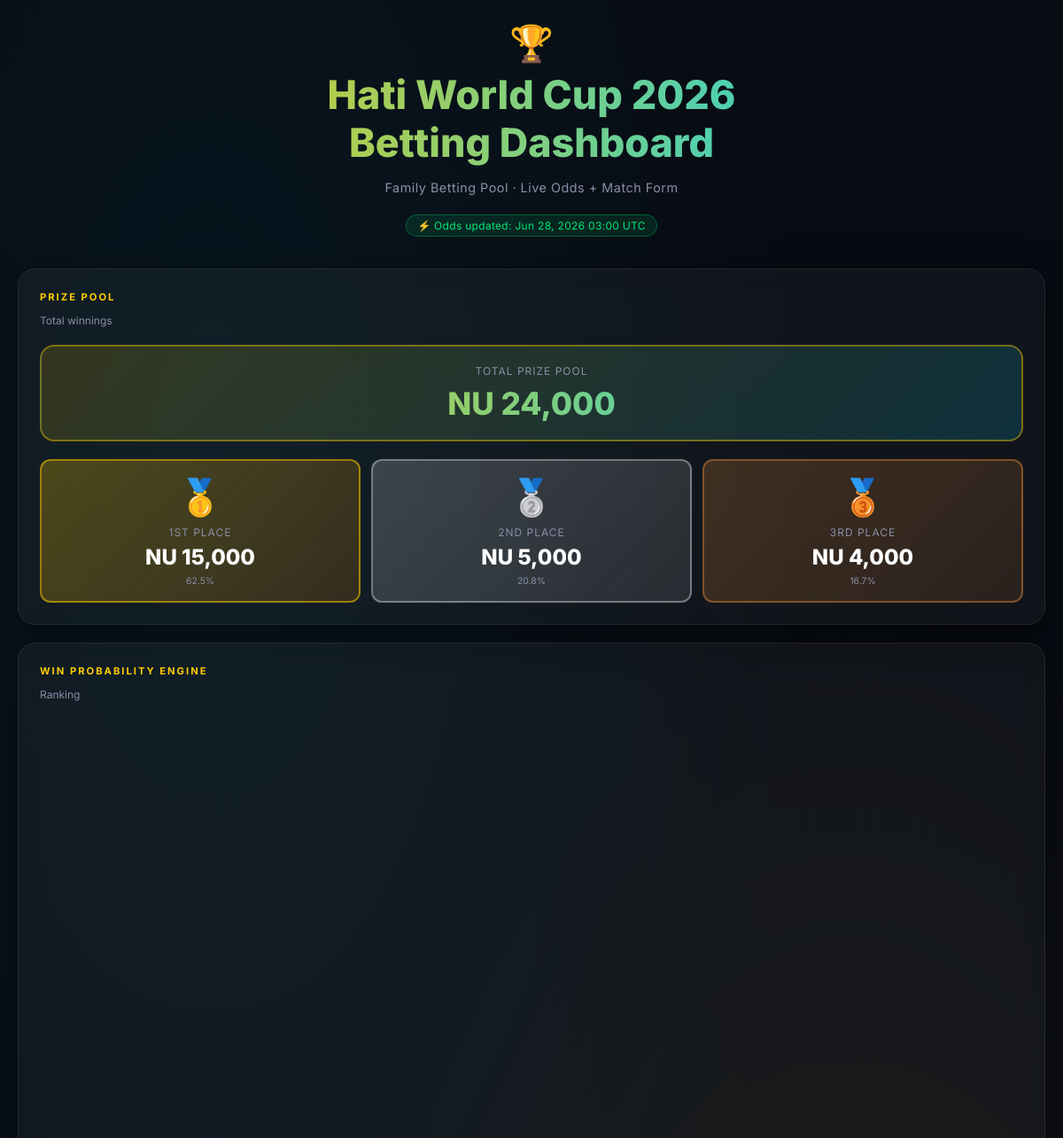
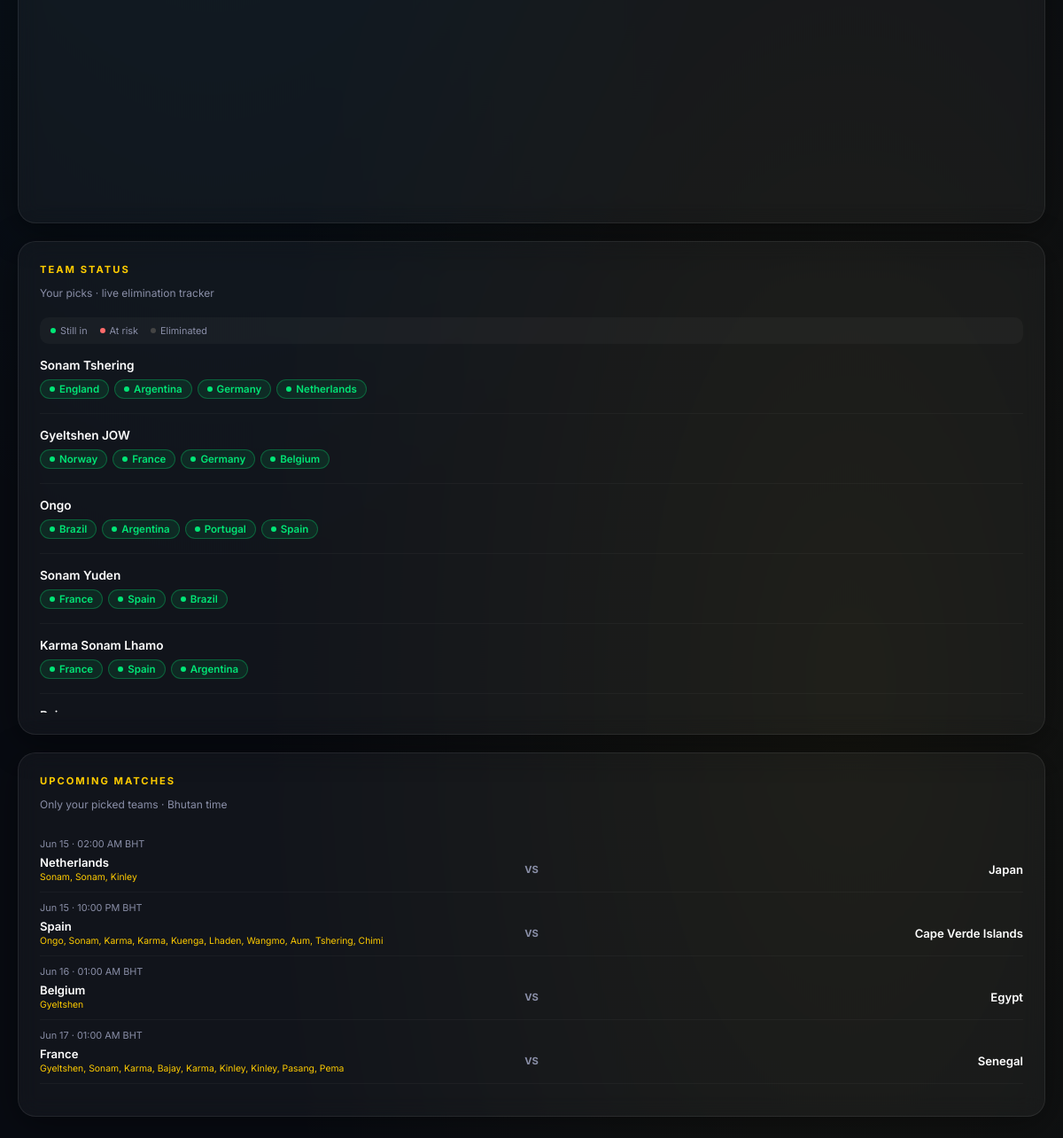
The page / on the database its author committed (2 pictures, top to bottom).
### dashboard/models.py (models this page shows, shortened)
class Participant(models.Model):
    name = models.CharField(max_length=100)

class Team(models.Model):
    name = models.CharField(max_length=100)
    flag_url = models.URLField(blank=True, null=True)
    american_odds = models.IntegerField(default=100) # e.g. +460
    is_eliminated = models.BooleanField(default=False)

### dashboard/views.py (the view)
# urls.py: path('', include('dashboard.urls')),
def dashboard(request):
    probs = calculate_probabilities()
    bhutan_tz = pytz.timezone('Asia/Thimphu')
    picked_team_names = set()
    for p in probs:
        for pick in p['picks']:
            picked_team_names.add(pick['team'])
    picked_teams = Team.objects.filter(name__in=picked_team_names)
    upcoming_matches_raw = Match.objects.filter(
        Q(team_1__in=picked_teams) | Q(team_2__in=picked_teams),
        is_finished=False
    ).order_by('date').select_related('team_1', 'team_2')[:20]
    upcoming_matches = []
    for match in upcoming_matches_raw:
        team1_pickers = [
            p['name'].split()[0]
            for p in probs
            if any(pick['team'] == match.team_1.name for pick in p['picks'])
        ]
        team2_pickers = [
            p['name'].split()[0]
            for p in probs
            if any(pick['team'] == match.team_2.name for pick in p['picks'])
        ]
        match_time_bht = match.date.astimezone(bhutan_tz)
        upcoming_matches.append({
            'team1': match.team_1.name,
            'team2': match.team_2.name,
            'team1_pickers': team1_pickers,
            'team2_pickers': team2_pickers,
            'date': match_time_bht.strftime('%b %d'),
            'time': match_time_bht.strftime('%I:%M %p'),
            'timezone': 'BHT',
        })
    seen_teams = set()
    filtered_matches = []
    for m in upcoming_matches:
        t1, t2 = m['team1'], m['team2']
        if picked_team_names & {t1, t2}:
            key = f"{t1}_{t2}"
            if key not in seen_teams:
                seen_teams.add(key)
                filtered_matches.append(m)
        if len(filtered_matches) >= 10:
            break
    chart_data = json.dumps([
        {'name': p['name'], 'probability': p['probability']}
        for p in probs
    ])
    context = {
        'probabilities': probs,
        'chart_data': chart_data,
        'upcoming_matches': filtered_matches,
        'last_updated': timezone.now().strftime('%b %d, %Y %H:%M UTC'),
    }
    return render(request, 'dashboard/index.html', context)

### dashboard/utils.py (called while the page is built)
def get_implied_probability(american_odds):
    if american_odds > 0:
        return 100 / (american_odds + 100)
    else:
        return abs(american_odds) / (abs(american_odds) + 100) * 100

def get_form_points(team, matches):
    pts = 0
    max_pts = 0
    for m in matches:
        if m.team_1 == team or m.team_2 == team:
            max_pts += 3
            if m.score_1 is not None and m.score_2 is not None:
                if m.team_1 == team:
                    if m.score_1 > m.score_2: pts += 3
                    elif m.score_1 == m.score_2: pts += 1
                else:
                    if m.score_2 > m.score_1: pts += 3
                    elif m.score_2 == m.score_1: pts += 1
    return pts, max_pts

def get_blend_weights(matches_played_count):
    if matches_played_count == 0:
        return 1.0, 0.0
    elif matches_played_count <= 48:
        return 0.6, 0.4
    elif matches_played_count <= 56:
        return 0.4, 0.6
    elif matches_played_count <= 60:
        return 0.3, 0.7
    elif matches_played_count <= 62:
        return 0.2, 0.8
    else:
        return 0.1, 0.9

### dashboard/templates/dashboard/index.html (shortened to what this page needs)
<!DOCTYPE html>
<html lang="en">
<head>
</head>
<body>
    <div class="container">
        <header>
            <div class="trophy">🏆</div>
            <h1>Hati World Cup 2026<br>Betting Dashboard</h1>
            <p class="subtitle">Family Betting Pool · Live Odds + Match Form</p>
            <span class="last-updated">⚡ Odds updated: {{ last_updated }}</span>
        </header>
        <div class="dashboard-grid">
            <div class="card">
                <h2>Prize Pool</h2>
                <p class="card-subtitle">Total winnings</p>
                <div class="prize-pool-container">
                    <div class="prize-total">
                        <div class="prize-total-label">Total Prize Pool</div>
                        <div class="prize-total-amount">NU 24,000</div>
                    </div>
                    <div class="prize-tiers">
                        <div class="prize-tier first">
                            <span class="prize-medal">🥇</span>
                            <div class="prize-position">1st Place</div>
                            <div class="prize-amount prize-first">NU 15,000</div>
                            <div class="prize-distribution">62.5%</div>
                        </div>
                        <div class="prize-tier second">
                            <span class="prize-medal">🥈</span>
                            <div class="prize-position">2nd Place</div>
                            <div class="prize-amount prize-second">NU 5,000</div>
                            <div class="prize-distribution">20.8%</div>
                        </div>
                        <div class="prize-tier third">
                            <span class="prize-medal">🥉</span>
                            <div class="prize-position">3rd Place</div>
                            <div class="prize-amount prize-third">NU 4,000</div>
                            <div class="prize-distribution">16.7%</div>
                        </div>
                    </div>
                </div>
            </div>
            <div class="card">
                <h2>Win Probability Engine</h2>
                <p class="card-subtitle">Ranking</p>
                <div id="prob-chart"></div>
            </div>
            <div class="card">
                <h2>Team Status</h2>
                <p class="card-subtitle">Your picks · live elimination tracker</p>
                <div class="status-legend">
                    <div class="legend-item"><span class="dot dot-active"></span> Still in</div>
                    <div class="legend-item"><span class="dot dot-risk"></span> At risk</div>
                    <div class="legend-item"><span class="dot dot-eliminated"></span> Eliminated</div>
                </div>
                <div class="scroll-box">
                    {% for p in probabilities %}
                    <div class="player-block">
                        <div class="player-block-name">{{ p.name }}</div>
                        <div class="picks-row">
                            {% for pick in p.picks %}
                            {% if pick.is_eliminated %}
                            <span class="pill pill-eliminated">
                                <span class="dot dot-eliminated"></span>
                                {{ pick.team }}
                            </span>
                            {% elif pick.at_risk %}
                            <span class="pill pill-risk">
                                <span class="dot dot-risk"></span>
                                {{ pick.team }}
                            </span>
                            {% else %}
                            <span class="pill pill-active">
                                <span class="dot dot-active"></span>
                                {{ pick.team }}
                            </span>
                            {% endif %}
                            {% endfor %}
                        </div>
                    </div>
                    {% endfor %}
                </div>
            </div>
            <div class="card">
                <h2>Upcoming Matches</h2>
                <p class="card-subtitle">Only your picked teams · Bhutan time</p>
                <div class="scroll-box-sm">
                    {% for m in upcoming_matches %}
                    <div class="match-row">
                        <div class="match-time">{{ m.date }} · {{ m.time }} {{ m.timezone }}</div>
                        <div class="match-teams">
                            <div class="match-team">
                                <div class="match-team-name">{{ m.team1 }}</div>
                                {% if m.team1_pickers %}
                                <div class="match-pickers">{{ m.team1_pickers|join:", " }}</div>
                                {% endif %}
                            </div>
                            <div class="match-vs">VS</div>
                            <div class="match-team match-team-right">
                                <div class="match-team-name">{{ m.team2 }}</div>
                            </div>
                        </div>
                    </div>
                    {% empty %}
                    <p style="font-size: 0.8rem; color: var(--text-secondary);">No upcoming matches found.</p>
                    {% endfor %}
                </div>
            </div>
        </div>
    </div>
</body>
</html>

### rows shown on the page
Participant: name "Sonam Tshering"
Team: team "England"
Team: team "Argentina" "Argentina" "Argentina"
Team: team "Germany" "Germany"
Team: team "Netherlands", team1 "Netherlands"
Participant: name "Gyeltshen JOW"
Team: team "Norway"
Team: team "France" "France" "France", team1 "France"
Team: team "Belgium", team1 "Belgium"
Participant: name "Ongo"
Team: team "Brazil" "Brazil"
Team: team "Portugal"
Team: team "Spain" "Spain" "Spain", team1 "Spain"
Participant: name "Sonam Yuden"
Participant: name "Karma Sonam Lhamo"
Team: team2 "Japan"
Team: team2 "Cape Verde Islands"
Team: team2 "Egypt"
Team: team2 "Senegal"

### other values the page prints
{{ m.date }} "Jun 15" "Jun 15" "Jun 16" "Jun 17"
{{ m.time }} "02:00 AM" "10:00 PM" "01:00 AM" "01:00 AM"
{{ m.timezone }} "BHT" "BHT" "BHT" "BHT"
{{ m.team1_pickers|join:", " }} "Sonam, Sonam, Kinley" "Ongo, Sonam, Karma, Karma, Kuenga, Lhaden, Wangmo, Aum, Tshering, Chimi" "Gyeltshen" "Gyeltshen, Sonam, Karma, Bajay, Karma, Kinley, Kinley, Pasang, Pema"
